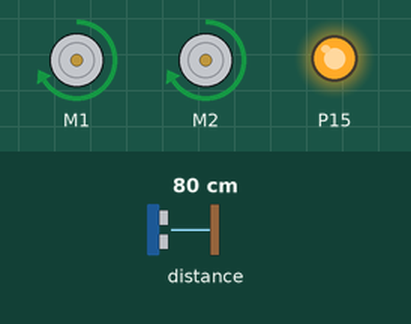
Bench run of a program on a simulated BBC micro:bit (MakeCode). On the bench: 2 × DC motor (green arrow = forward, orange = backward, longer = faster), output pins drawn as LEDs (lit = HIGH). Inputs (shaded band) come from the test bench; at power-on: distance to the obstacle 80 cm. Random numbers come from a fixed seed.

Above: at 1.2 s.
1.3 s: distance to the obstacle set to 43 cm
2.8 s: distance to the obstacle set to 36 cm
At 3.4 s:
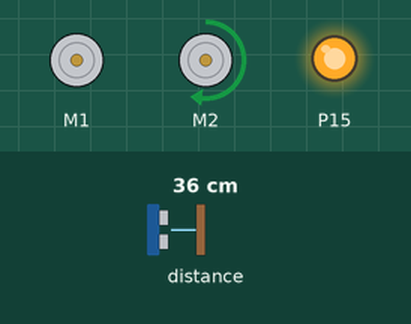
5.8 s: distance to the obstacle set to 60 cm
7.4 s: distance to the obstacle set to 2 cm
At 8.0 s:
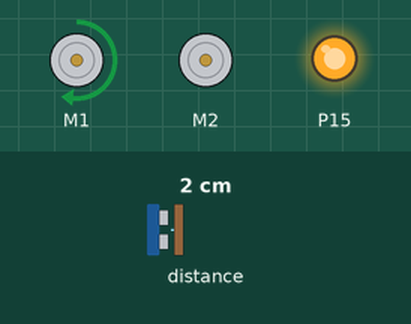
Timing chart, 0 to 11.4 s (numbered marks = the images above; inputs shaded):
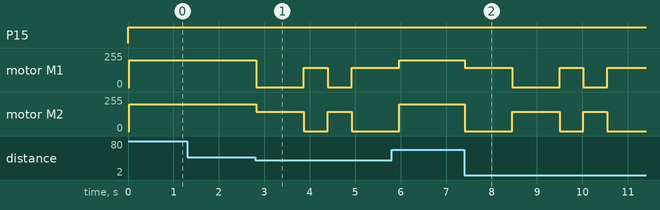

Measured:
- the behaviour switches between 40 and 39 cm on distance to the obstacle (found by bisection; images 0 and 1)
- after the input at 1.3 s, every drawn part: stays the same
- after the input at 2.8 s, motor M1: forward 200/255 → stopped at once, → forward 144/255 1.1 s later, → stopped 0.53 s later, → forward 144/255 0.53 s later; motor M2: forward 200/255 → forward 144/255 at once, → stopped 1.1 s later, → forward 144/255 0.53 s later, → stopped 0.53 s later
- after the input at 7.4 s, motor M1: goes forward 144/255 1.0 s, stopped 1.0 s, forward 144/255 0.52 s, stopped 0.52 s, then forward 144/255, starting at once; motor M2: goes stopped 1.0 s, forward 144/255 1.0 s, stopped 0.52 s, forward 144/255 0.52 s, then stopped, starting at once

The program:

main.ts
```typescript
let distancia = false
basic.forever(function () {
    if (maqueen.Ultrasonic(PingUnit.Centimeters) < 40 && maqueen.Ultrasonic(PingUnit.Centimeters) != 0) {
        distancia = Math.randomBoolean()
        if (distancia == true) {
            maqueen.motorRun(maqueen.Motors.M1, maqueen.Dir.CW, 144)
            maqueen.motorRun(maqueen.Motors.M2, maqueen.Dir.CW, 0)
            pins.digitalWritePin(DigitalPin.P15, 1)
            basic.pause(500)
        }
        if (distancia == false) {
            maqueen.motorRun(maqueen.Motors.M2, maqueen.Dir.CW, 144)
            maqueen.motorRun(maqueen.Motors.M1, maqueen.Dir.CW, 0)
            pins.digitalWritePin(DigitalPin.P15, 1)
            basic.pause(500)
        }
    } else {
        maqueen.motorRun(maqueen.Motors.All, maqueen.Dir.CW, 200)
        pins.digitalWritePin(DigitalPin.P15, 1)
    }
})
```

test.ts
```typescript
// os teses vão aqui; isto não será compilado quando este pacote for usado como extensão.
```
